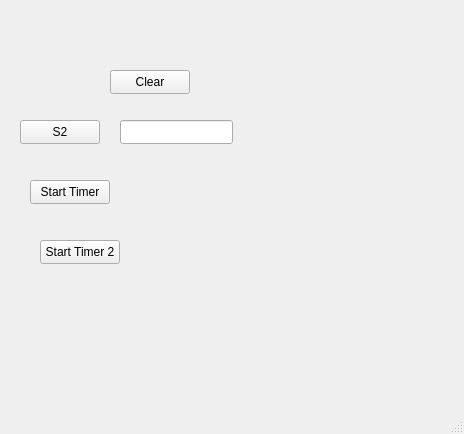
<?xml version="1.0" encoding="UTF-8"?>
<ui version="4.0">
 <class>MainWindow</class>
 <widget class="QMainWindow" name="MainWindow">
  <property name="geometry">
   <rect>
    <x>0</x>
    <y>0</y>
    <width>464</width>
    <height>434</height>
   </rect>
  </property>
  <property name="windowTitle">
   <string>MainWindow</string>
  </property>
  <widget class="QWidget" name="centralwidget">
   <widget class="QPushButton" name="buttons2">
    <property name="geometry">
     <rect>
      <x>20</x>
      <y>120</y>
      <width>80</width>
      <height>24</height>
     </rect>
    </property>
    <property name="text">
     <string>S2</string>
    </property>
   </widget>
   <widget class="QPushButton" name="pushButton">
    <property name="geometry">
     <rect>
      <x>110</x>
      <y>70</y>
      <width>80</width>
      <height>24</height>
     </rect>
    </property>
    <property name="text">
     <string>Clear</string>
    </property>
   </widget>
   <widget class="QLineEdit" name="lineEditSyncOutput">
    <property name="geometry">
     <rect>
      <x>120</x>
      <y>120</y>
      <width>113</width>
      <height>24</height>
     </rect>
    </property>
   </widget>
   <widget class="QPushButton" name="buttonStartTimer">
    <property name="geometry">
     <rect>
      <x>30</x>
      <y>180</y>
      <width>80</width>
      <height>24</height>
     </rect>
    </property>
    <property name="text">
     <string>Start Timer</string>
    </property>
   </widget>
   <widget class="QPushButton" name="buttonStartTimer2">
    <property name="geometry">
     <rect>
      <x>40</x>
      <y>240</y>
      <width>80</width>
      <height>24</height>
     </rect>
    </property>
    <property name="text">
     <string>Start Timer 2</string>
    </property>
   </widget>
  </widget>
  <widget class="QMenuBar" name="menubar">
   <property name="geometry">
    <rect>
     <x>0</x>
     <y>0</y>
     <width>464</width>
     <height>21</height>
    </rect>
   </property>
  </widget>
  <widget class="QStatusBar" name="statusbar"/>
 </widget>
 <resources/>
 <connections/>
</ui>
